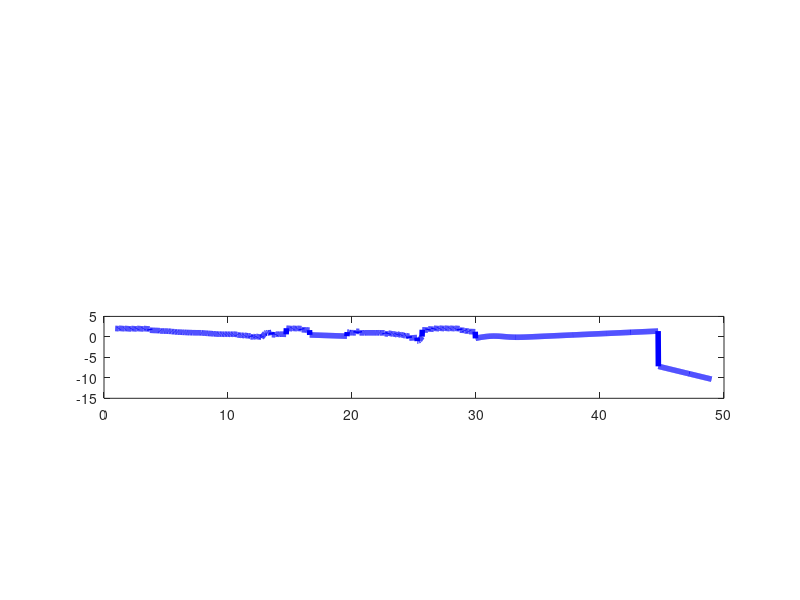
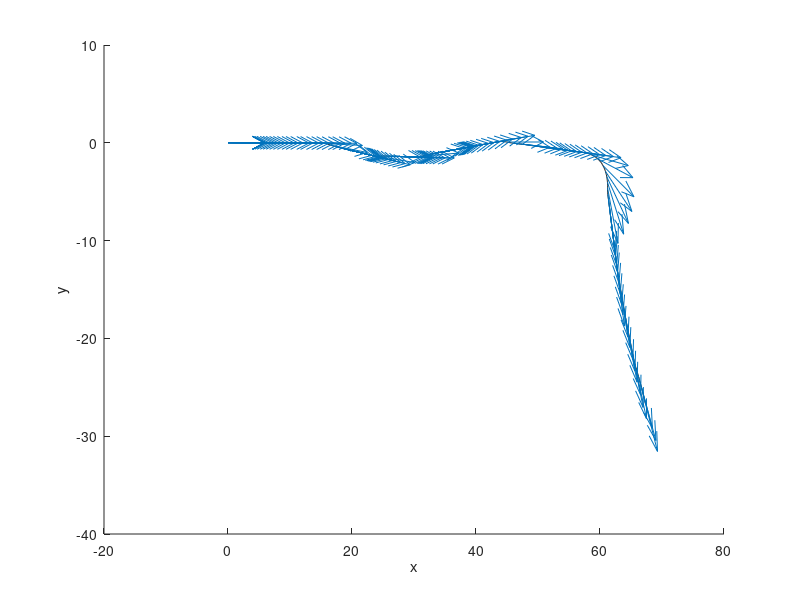

Recreate these plots in MATLAB, in order. (Note: this script raises an error after producing the figures.)
%% log corridor information 


horizon_global = 5;
accel_lim = [-1.0 1.0];
angluar_lim = [-0.52 0.52];

data_corridor = load('log_corridor.txt');
data_mpc = load('log_mpc.txt');
data_input = load('log_input.txt');
data_state = load('log_state.txt');

cur_line = 1;
fig_corridor = 1;
fig_state = 2;

figure(fig_state)
hold on
plot(data_state(:,2),data_state(:,3),'k-')
theta = data_state(:,4);
xaxis = [cos(theta) sin(theta)];
dd = 20;
quiver(data_state(1:dd:end,2),data_state(1:dd:end,3),xaxis(1:dd:end,1),xaxis(1:dd:end,2))
xlabel('x')
ylabel('y')

figure(fig_corridor)
subplot(4,1,3)
gg = plot(data_input(:,1),data_input(:,2),'b-','LineWidth',4);
gg.Color(4) = 0.2;
hold on
subplot(4,1,4)
gg = plot(data_input(:,1),data_input(:,3),'c-','LineWidth',4);
gg.Color(4) = 0.2;
hold on

while cur_line <= size(data_corridor,1)
    figure(fig_corridor)
subplot(4,1,3)
gg = plot(data_input(:,1),data_input(:,2),'b-','LineWidth',4);
gg.Color(4) = 0.2;
hold on
subplot(4,1,4)
gg = plot(data_input(:,1),data_input(:,3),'c-','LineWidth',4);
gg.Color(4) = 0.2;
hold on
    
    
    % Corridor 
    corr_start = cur_line; 
    cur_idx = find(data_corridor(:,1) == data_corridor(corr_start,1));
    corr_end = cur_idx(end);
    
    cur_time = data_corridor(corr_start,1);
    t1 = cur_time;
    tmax = cur_time+horizon_global;
    
    figure(fig_corridor)
    
    for idx = corr_start : corr_end
       t2 = min(t1 + data_corridor(idx,3),tmax);
       subplot(4,1,1)
       hold on
       plot([t1 min(t2,tmax)],[data_corridor(idx,4) data_corridor(idx,4)],'k-');
       plot([t1 min(t2,tmax)],[data_corridor(idx,5) data_corridor(idx,5)],'k-');
    
       subplot(4,1,2)
       hold on
       plot([t1 min(t2,tmax)],[data_corridor(idx,6) data_corridor(idx,6)],'k-');
       plot([t1 min(t2,tmax)],[data_corridor(idx,7) data_corridor(idx,7)],'k-');
       
       t1 = t2; 
    end
        
    % Corridor 
    figure(fig_corridor)
    cur_idx = find(data_mpc(:,1) == cur_time);
    mpc_start = cur_idx(1);
    
    subplot(4,1,1)
    title('x')

    plot(data_mpc(mpc_start,2:end),data_mpc(mpc_start+1,2:end),'r')
    hold off
    subplot(4,1,2)
    title('y')

    plot(data_mpc(mpc_start,2:end),data_mpc(mpc_start+2,2:end),'g')
    hold off
    
    cur_line = corr_end + 1;
    
    subplot(4,1,3)
    hold on
    yline(accel_lim(1),'r--')
    yline(accel_lim(2),'r--')
    title('accel decel')
    plot(data_mpc(mpc_start,2:end),data_mpc(mpc_start+3,2:end),'b')
    plot(data_mpc(mpc_start,2),data_mpc(mpc_start+3,2),'ko')

    
    
    
    
    subplot(4,1,4)
    hold on
    yline((angluar_lim(1)),'r--')
    yline(angluar_lim(2),'r--')
    title('angular')   
    plot(data_mpc(mpc_start,2:end),data_mpc(mpc_start+4,2:end),'c')
    plot(data_mpc(mpc_start,2),data_mpc(mpc_start+4,2),'ko')
    pause(1)

    if cur_line  < size(data_corridor,1)
    clf
    end
end
